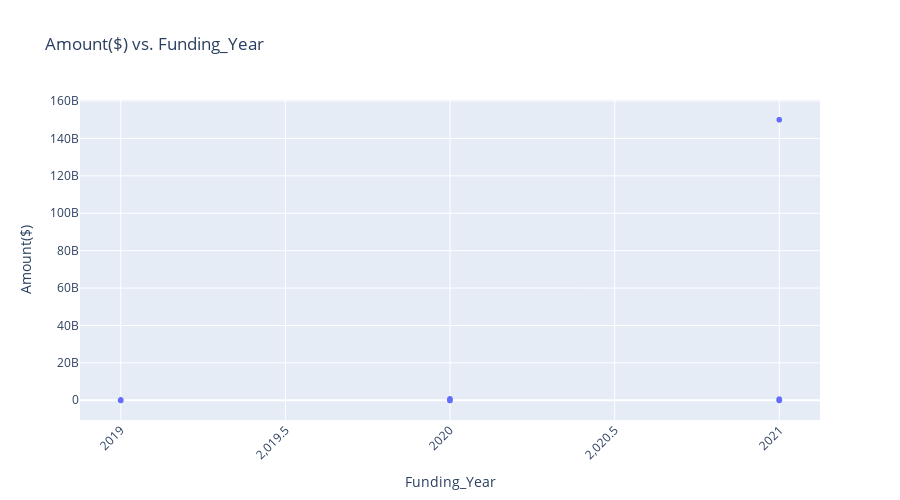

Source (notebook cell):
### Markdown cell above
##### Bivaraite

Numerical-Numerical relationship

### Code cell
# Create a scatter plot using Plotly Express
fig = px.scatter(df, x='Funding_Year', y='Amount', title='Amount($) vs. Funding_Year',
labels={'Year': 'Funding_Year', 'amount($)': 'Amount($)'})

# Customize the layout
fig.update_layout(xaxis_title='Funding_Year', yaxis_title='Amount($)', xaxis_tickangle=-45, height =500, width = 900)

# Show the plot
fig.show()

### Figure 1 — Plotly figure (JSON) as saved in the notebook; plotly's stock layout.template omitted (floating-point values rounded to 4 significant figures; data arrays with more than 128 entries replaced by an {"elided": "..."} marker saying what was removed)
{"data": [{"hovertemplate": "Funding_Year=%{x}<br>Amount=%{y}<extra></extra>", "legendgroup": "", "marker": {"color": "#636efa", "symbol": "circle"}, "mode": "markers", "name": "", "showlegend": false, "type": "scattergl", "x": {"elided": "1490 int values"}, "xaxis": "x", "y": {"elided": "1490 int values"}, "yaxis": "y"}], "layout": {"height": 500, "legend": {"tracegroupgap": 0}, "title": {"text": "Amount($) vs. Funding_Year"}, "width": 900, "xaxis": {"anchor": "y", "domain": [0, 1], "tickangle": -45, "title": {"text": "Funding_Year"}}, "yaxis": {"anchor": "x", "domain": [0, 1], "title": {"text": "Amount($)"}}}}
